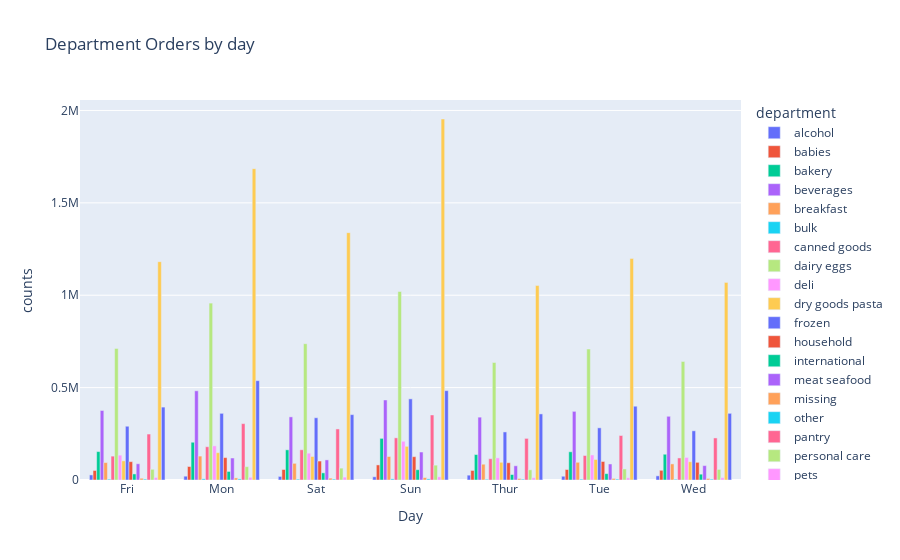

Here is the notebook cell this chart was saved with:
### Markdown cell above
# Depart By Time of the Day
### -The sells are mostly high during the afternoon for most products
### -Breakfast and dairy eggs are mostly high during the afternoon this is coz eggs are mainly eaten during breakfast with eggs 
### -Deeper insights into specific products that are bought during the afternoon and also other shrt bins to get an insight on what time excalty the sales will be up.

### Code cell
dept_day_cpunts = df.groupby(['department','Day']).size().reset_index(name='counts')
fig = px.bar(dept_day_cpunts, x='Day',y='counts', title="Department Orders by day",color='department', barmode='group')
fig.show()

### Figure 1 — Plotly figure (JSON) as saved in the notebook; plotly's stock layout.template omitted (floating-point values rounded to 4 significant figures)
{"data": [{"alignmentgroup": "True", "hovertemplate": "department=alcohol<br>Day=%{x}<br>counts=%{y}<extra></extra>", "legendgroup": "alcohol", "marker": {"color": "#636efa", "pattern": {"shape": ""}}, "name": "alcohol", "offsetgroup": "alcohol", "orientation": "v", "showlegend": true, "textposition": "auto", "type": "bar", "x": ["Fri", "Mon", "Sat", "Sun", "Thur", "Tue", "Wed"], "xaxis": "x", "y": [27429, 20600, 19304, 17437, 26142, 20325, 22459], "yaxis": "y"}, {"alignmentgroup": "True", "hovertemplate": "department=babies<br>Day=%{x}<br>counts=%{y}<extra></extra>", "legendgroup": "babies", "marker": {"color": "#EF553B", "pattern": {"shape": ""}}, "name": "babies", "offsetgroup": "babies", "orientation": "v", "showlegend": true, "textposition": "auto", "type": "bar", "x": ["Fri", "Mon", "Sat", "Sun", "Thur", "Tue", "Wed"], "xaxis": "x", "y": [51573, 73057, 56829, 81622, 51568, 56698, 52455], "yaxis": "y"}, {"alignmentgroup": "True", "hovertemplate": "department=bakery<br>Day=%{x}<br>counts=%{y}<extra></extra>", "legendgroup": "bakery", "marker": {"color": "#00cc96", "pattern": {"shape": ""}}, "name": "bakery", "offsetgroup": "bakery", "orientation": "v", "showlegend": true, "textposition": "auto", "type": "bar", "x": ["Fri", "Mon", "Sat", "Sun", "Thur", "Tue", "Wed"], "xaxis": "x", "y": [153850, 204386, 163327, 225382, 137722, 152710, 139410], "yaxis": "y"}, {"alignmentgroup": "True", "hovertemplate": "department=beverages<br>Day=%{x}<br>counts=%{y}<extra></extra>", "legendgroup": "beverages", "marker": {"color": "#ab63fa", "pattern": {"shape": ""}}, "name": "beverages", "offsetgroup": "beverages", "orientation": "v", "showlegend": true, "textposition": "auto", "type": "bar", "x": ["Fri", "Mon", "Sat", "Sun", "Thur", "Tue", "Wed"], "xaxis": "x", "y": [376179, 482695, 341653, 433110, 340146, 371531, 344815], "yaxis": "y"}, {"alignmentgroup": "True", "hovertemplate": "department=breakfast<br>Day=%{x}<br>counts=%{y}<extra></extra>", "legendgroup": "breakfast", "marker": {"color": "#FFA15A", "pattern": {"shape": ""}}, "name": "breakfast", "offsetgroup": "breakfast", "orientation": "v", "showlegend": true, "textposition": "auto", "type": "bar", "x": ["Fri", "Mon", "Sat", "Sun", "Thur", "Tue", "Wed"], "xaxis": "x", "y": [94329, 129413, 90219, 127162, 85445, 95858, 87143], "yaxis": "y"}, {"alignmentgroup": "True", "hovertemplate": "department=bulk<br>Day=%{x}<br>counts=%{y}<extra></extra>", "legendgroup": "bulk", "marker": {"color": "#19d3f3", "pattern": {"shape": ""}}, "name": "bulk", "offsetgroup": "bulk", "orientation": "v", "showlegend": true, "textposition": "auto", "type": "bar", "x": ["Fri", "Mon", "Sat", "Sun", "Thur", "Tue", "Wed"], "xaxis": "x", "y": [4580, 6339, 4723, 6137, 3989, 4559, 4246], "yaxis": "y"}, {"alignmentgroup": "True", "hovertemplate": "department=canned goods<br>Day=%{x}<br>counts=%{y}<extra></extra>", "legendgroup": "canned goods", "marker": {"color": "#FF6692", "pattern": {"shape": ""}}, "name": "canned goods", "offsetgroup": "canned goods", "orientation": "v", "showlegend": true, "textposition": "auto", "type": "bar", "x": ["Fri", "Mon", "Sat", "Sun", "Thur", "Tue", "Wed"], "xaxis": "x", "y": [129185, 179995, 163607, 228161, 115153, 132596, 119361], "yaxis": "y"}, {"alignmentgroup": "True", "hovertemplate": "department=dairy eggs<br>Day=%{x}<br>counts=%{y}<extra></extra>", "legendgroup": "dairy eggs", "marker": {"color": "#B6E880", "pattern": {"shape": ""}}, "name": "dairy eggs", "offsetgroup": "dairy eggs", "orientation": "v", "showlegend": true, "textposition": "auto", "type": "bar", "x": ["Fri", "Mon", "Sat", "Sun", "Thur", "Tue", "Wed"], "xaxis": "x", "y": [712251, 957422, 737729, 1020167, 635983, 708983, 641481], "yaxis": "y"}, {"alignmentgroup": "True", "hovertemplate": "department=deli<br>Day=%{x}<br>counts=%{y}<extra></extra>", "legendgroup": "deli", "marker": {"color": "#FF97FF", "pattern": {"shape": ""}}, "name": "deli", "offsetgroup": "deli", "orientation": "v", "showlegend": true, "textposition": "auto", "type": "bar", "x": ["Fri", "Mon", "Sat", "Sun", "Thur", "Tue", "Wed"], "xaxis": "x", "y": [134434, 184736, 145169, 209526, 119669, 135582, 122133], "yaxis": "y"}, {"alignmentgroup": "True", "hovertemplate": "department=dry goods pasta<br>Day=%{x}<br>counts=%{y}<extra></extra>", "legendgroup": "dry goods pasta", "marker": {"color": "#FECB52", "pattern": {"shape": ""}}, "name": "dry goods pasta", "offsetgroup": "dry goods pasta", "orientation": "v", "showlegend": true, "textposition": "auto", "type": "bar", "x": ["Fri", "Mon", "Sat", "Sun", "Thur", "Tue", "Wed"], "xaxis": "x", "y": [103684, 147855, 127263, 182149, 95849, 111066, 98761], "yaxis": "y"}, {"alignmentgroup": "True", "hovertemplate": "department=frozen<br>Day=%{x}<br>counts=%{y}<extra></extra>", "legendgroup": "frozen", "marker": {"color": "#636efa", "pattern": {"shape": ""}}, "name": "frozen", "offsetgroup": "frozen", "orientation": "v", "showlegend": true, "textposition": "auto", "type": "bar", "x": ["Fri", "Mon", "Sat", "Sun", "Thur", "Tue", "Wed"], "xaxis": "x", "y": [290980, 360790, 336884, 439144, 260089, 282308, 266237], "yaxis": "y"}, {"alignmentgroup": "True", "hovertemplate": "department=household<br>Day=%{x}<br>counts=%{y}<extra></extra>", "legendgroup": "household", "marker": {"color": "#EF553B", "pattern": {"shape": ""}}, "name": "household", "offsetgroup": "household", "orientation": "v", "showlegend": true, "textposition": "auto", "type": "bar", "x": ["Fri", "Mon", "Sat", "Sun", "Thur", "Tue", "Wed"], "xaxis": "x", "y": [99366, 121267, 102601, 126237, 93391, 100229, 95575], "yaxis": "y"}, {"alignmentgroup": "True", "hovertemplate": "department=international<br>Day=%{x}<br>counts=%{y}<extra></extra>", "legendgroup": "international", "marker": {"color": "#00cc96", "pattern": {"shape": ""}}, "name": "international", "offsetgroup": "international", "orientation": "v", "showlegend": true, "textposition": "auto", "type": "bar", "x": ["Fri", "Mon", "Sat", "Sun", "Thur", "Tue", "Wed"], "xaxis": "x", "y": [32836, 46394, 38728, 55728, 29598, 34429, 31540], "yaxis": "y"}, {"alignmentgroup": "True", "hovertemplate": "department=meat seafood<br>Day=%{x}<br>counts=%{y}<extra></extra>", "legendgroup": "meat seafood", "marker": {"color": "#ab63fa", "pattern": {"shape": ""}}, "name": "meat seafood", "offsetgroup": "meat seafood", "orientation": "v", "showlegend": true, "textposition": "auto", "type": "bar", "x": ["Fri", "Mon", "Sat", "Sun", "Thur", "Tue", "Wed"], "xaxis": "x", "y": [87963, 119042, 108822, 151417, 76907, 86830, 77950], "yaxis": "y"}, {"alignmentgroup": "True", "hovertemplate": "department=missing<br>Day=%{x}<br>counts=%{y}<extra></extra>", "legendgroup": "missing", "marker": {"color": "#FFA15A", "pattern": {"shape": ""}}, "name": "missing", "offsetgroup": "missing", "orientation": "v", "showlegend": true, "textposition": "auto", "type": "bar", "x": ["Fri", "Mon", "Sat", "Sun", "Thur", "Tue", "Wed"], "xaxis": "x", "y": [9415, 11378, 10072, 13220, 8174, 8574, 8312], "yaxis": "y"}, {"alignmentgroup": "True", "hovertemplate": "department=other<br>Day=%{x}<br>counts=%{y}<extra></extra>", "legendgroup": "other", "marker": {"color": "#19d3f3", "pattern": {"shape": ""}}, "name": "other", "offsetgroup": "other", "orientation": "v", "showlegend": true, "textposition": "auto", "type": "bar", "x": ["Fri", "Mon", "Sat", "Sun", "Thur", "Tue", "Wed"], "xaxis": "x", "y": [5053, 5978, 5040, 6086, 4563, 4969, 4602], "yaxis": "y"}, {"alignmentgroup": "True", "hovertemplate": "department=pantry<br>Day=%{x}<br>counts=%{y}<extra></extra>", "legendgroup": "pantry", "marker": {"color": "#FF6692", "pattern": {"shape": ""}}, "name": "pantry", "offsetgroup": "pantry", "orientation": "v", "showlegend": true, "textposition": "auto", "type": "bar", "x": ["Fri", "Mon", "Sat", "Sun", "Thur", "Tue", "Wed"], "xaxis": "x", "y": [248719, 305068, 276273, 351950, 225128, 240848, 227591], "yaxis": "y"}, {"alignmentgroup": "True", "hovertemplate": "department=personal care<br>Day=%{x}<br>counts=%{y}<extra></extra>", "legendgroup": "personal care", "marker": {"color": "#B6E880", "pattern": {"shape": ""}}, "name": "personal care", "offsetgroup": "personal care", "orientation": "v", "showlegend": true, "textposition": "auto", "type": "bar", "x": ["Fri", "Mon", "Sat", "Sun", "Thur", "Tue", "Wed"], "xaxis": "x", "y": [57888, 72223, 64251, 80387, 55144, 59931, 57299], "yaxis": "y"}, {"alignmentgroup": "True", "hovertemplate": "department=pets<br>Day=%{x}<br>counts=%{y}<extra></extra>", "legendgroup": "pets", "marker": {"color": "#FF97FF", "pattern": {"shape": ""}}, "name": "pets", "offsetgroup": "pets", "orientation": "v", "showlegend": true, "textposition": "auto", "type": "bar", "x": ["Fri", "Mon", "Sat", "Sun", "Thur", "Tue", "Wed"], "xaxis": "x", "y": [13704, 14526, 15413, 17151, 12417, 11924, 12589], "yaxis": "y"}, {"alignmentgroup": "True", "hovertemplate": "department=produce<br>Day=%{x}<br>counts=%{y}<extra></extra>", "legendgroup": "produce", "marker": {"color": "#FECB52", "pattern": {"shape": ""}}, "name": "produce", "offsetgroup": "produce", "orientation": "v", "showlegend": true, "textposition": "auto", "type": "bar", "x": ["Fri", "Mon", "Sat", "Sun", "Thur", "Tue", "Wed"], "xaxis": "x", "y": [1181596, 1685056, 1338596, 1953784, 1052458, 1198541, 1069260], "yaxis": "y"}, {"alignmentgroup": "True", "hovertemplate": "department=snacks<br>Day=%{x}<br>counts=%{y}<extra></extra>", "legendgroup": "snacks", "marker": {"color": "#636efa", "pattern": {"shape": ""}}, "name": "snacks", "offsetgroup": "snacks", "orientation": "v", "showlegend": true, "textposition": "auto", "type": "bar", "x": ["Fri", "Mon", "Sat", "Sun", "Thur", "Tue", "Wed"], "xaxis": "x", "y": [394519, 537636, 353801, 483709, 357680, 399307, 360898], "yaxis": "y"}], "layout": {"barmode": "group", "legend": {"title": {"text": "department"}, "tracegroupgap": 0}, "title": {"text": "Department Orders by day"}, "xaxis": {"anchor": "y", "domain": [0, 1], "title": {"text": "Day"}}, "yaxis": {"anchor": "x", "domain": [0, 1], "title": {"text": "counts"}}}}
